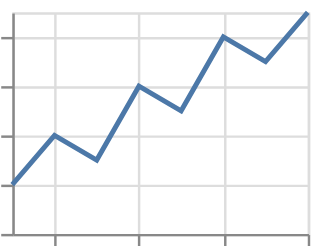

Specify this chart in Vega-Lite:
### Vega-Lite specification from a JSON file in a GitHub repository (floating-point values rounded to 4 significant figures)
{"$schema": "https://vega.github.io/schema/vega-lite/v6.json", "description": "smooth is an image property: a line carries it into its encode, where nothing reads it", "padding": 5, "autosize": "none", "data": {"name": "table", "values": [{"c": "A", "g": "p", "x": 1, "y": 2, "v": 5, "t": "2024-01-15", "o": {"v": 3}, "IMDB Rating": 6.1, "d": "x1"}, {"c": "B", "g": "q", "x": 2, "y": 4, "v": 9, "t": "2024-02-20", "o": {"v": 7}, "IMDB Rating": 7.4, "d": "x2"}, {"c": "A", "g": "q", "x": 3, "y": 3, "v": 2, "t": "2024-03-05", "o": {"v": 1}, "IMDB Rating": 5.2, "d": "x1"}, {"c": "C", "g": "p", "x": 4, "y": 6, "v": 7, "t": "2024-05-30", "o": {"v": 4}, "IMDB Rating": 8.8, "d": "x3"}, {"c": "B", "g": "p", "x": 5, "y": 5, "v": 4, "t": "2024-07-11", "o": {"v": 9}, "IMDB Rating": 6.9, "d": "x2"}, {"c": "C", "g": "q", "x": 6, "y": 8, "v": 6, "t": "2024-09-02", "o": {"v": 2}, "IMDB Rating": 7.7, "d": "x3"}, {"c": "A", "g": "p", "x": 7, "y": 7, "v": 8, "t": "2024-11-25", "o": {"v": 5}, "IMDB Rating": 4.4, "d": "x1"}, {"c": "B", "g": "q", "x": 8, "y": 9, "v": 3, "t": "2024-12-31", "o": {"v": 8}, "IMDB Rating": 9.1, "d": "x2"}]}, "width": 120, "height": 90, "mark": {"type": "line", "smooth": true}, "encoding": {"x": {"field": "x", "type": "quantitative"}, "y": {"field": "y", "type": "quantitative"}}}
